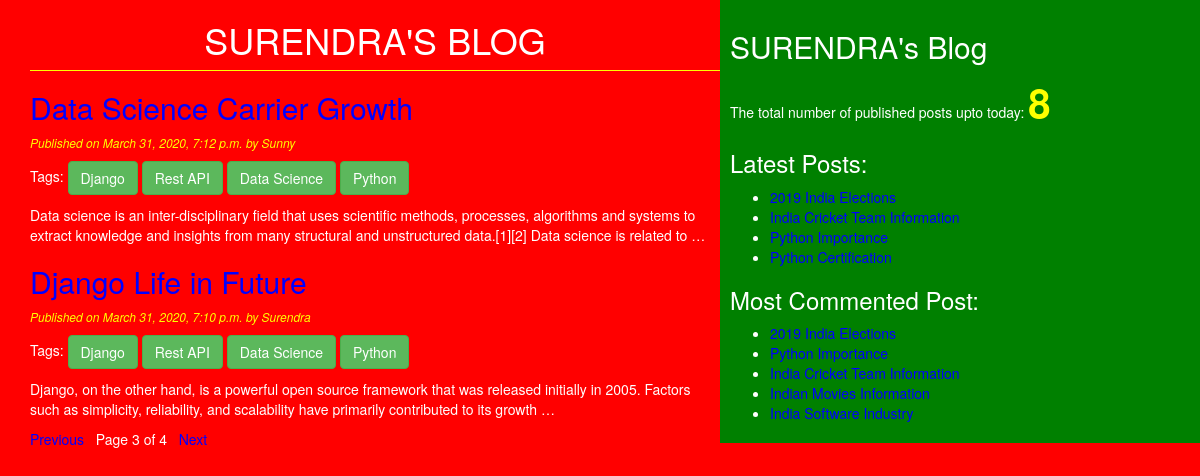
/?page=3, run on the app's committed database.
### blog/models.py (models this page shows, shortened)
class Post(models.Model):
    STATUS_CHOICES=(('draft','Draft'),('published','Published'))
    title=models.CharField(max_length=256)
    slug=models.SlugField(max_length=264,unique_for_date='publish')
    author=models.ForeignKey(User,related_name='blog_posts',on_delete=models.DO_NOTHING)
    body=models.TextField()
    publish=models.DateTimeField(default=timezone.now)
    created=models.DateTimeField(auto_now_add=True)
    updated=models.DateTimeField(auto_now=True)
    status=models.CharField(max_length=10,choices=STATUS_CHOICES,default='draft')
    objects=CustomManager()
    tags=TaggableManager()
    class Meta:
        ordering=('-publish',)
    def get_absolute_url(self):
        return reverse('post_detail',args=[self.publish.year,self.publish.strftime('%m'),self.publish.strftime('%d'),
        self.slug])

### blog/views.py (the view)
# urls.py: path('', views.post_list_view),
def post_list_view(request,tag_slug=None):
    post_list=Post.objects.all()
    tag=None
    if tag_slug:
        tag=get_object_or_404(Tag,slug=tag_slug)
        post_list=post_list.filter(tags__in=[tag])
    paginator=Paginator(post_list,2)
    page_number=request.GET.get('page')
    try:
        post_list=paginator.page(page_number)
    except PageNotAnInteger:
        post_list=paginator.page(1)
    except EmptyPage:
        post_list=paginator.page(paginator.page_number)
    return render(request,'blog/post_list.html',{'post_list':post_list,'tag':tag})

### blog/models.py (called while the page is built)
    def get_queryset(self):
        return super().get_queryset().filter(status="published")

### blog/templatetags/blog_tags.py (called while the page is built)
@register.simple_tag(name='my_tag')
def total_posts():
    return Post.objects.count()

@register.inclusion_tag('blog/latest_posts123.html')
def show_latest_post(count=3):
    latest_posts=Post.objects.order_by('-publish')[:count]
    return {'latest_posts':latest_posts}

@register.simple_tag
def get_most_commented_posts(count=5):
    return Post.objects.annotate(total_comments=Count('comments')).order_by('-total_comments')[:count]

### templates/blog/post_list.html (shortened to what this page needs)
<!DOCTYPE html>
{%extends 'blog/base.html'%}
    {%block content%}
      <h1>SURENDRA'S BLOG</h1>
      {%for post in post_list%}
          <a href="{{post.get_absolute_url}}"><h2>{{post.title}}</h2></a>
          <p id="date">Published on {{post.publish}} by {{post.author|title}}</p>
          <p>Tags:
              {%for tag in post.tags.all%}
                <a href="{% url 'post_list_by_tag_name' tag.slug %}" class="btn btn-success">{{tag.name}}</a>
              {%endfor%}
          </p>
          {{post.body|truncatewords:30|linebreaks}}
      {%endfor%}
      {%include 'blog/pagination.html' with page=post_list%}
    {%endblock%}

### templates/blog/base.html (shortened to what this page needs)
<!DOCTYPE html>
{%load blog_tags%}
{%load static%}
<html lang="en" dir="ltr">
  <head>
    <link rel="stylesheet" href="https://maxcdn.bootstrapcdn.com/bootstrap/3.3.7/css/bootstrap.min.css"
>
    <link rel="stylesheet" href="{% static "css/blog.css" %}">
  </head>
  <body>
    <div class="content">
        {%block content%}{%endblock%}
    </div>
    <div class="sidebar">
        <h2>SURENDRA's Blog</h2>
        <p>The total number of published posts upto  today: <span id="pcount">{%my_tag%}</span> </p>
        <h3>Latest Posts:</h3>{%show_latest_post 4%}
        <h3>Most Commented Post:</h3>
          {%get_most_commented_posts as most_commented_posts%}
          <ul>
            {%for post in most_commented_posts%}
              <li><a href="{{post.get_absolute_url}}">{{post.title}}</a></li>
            {%endfor%}
          </ul>
    </div>
  </body>
</html>

### templates/blog/latest_posts123.html
<ul>
  {%for post in latest_posts%}
    <li><a href="{{post.get_absolute_url}}">{{post.title}}</a></li>
  {%endfor%}
</ul>

### static/css/blog.css (style rules this page uses)
.content { width: 60%; height: 100%; float: left; padding: 0 0 0 30px; background: red; }
.sidebar { width: 40%; height: 100%; float: right; padding: 10px; background: green; }
h1 { text-align: center; border-bottom: 1px solid yellow; padding-bottom: 10px; }
body { color: white; background-color: red; }
#date { color: yellow; font-size: 12px; font-style: italic; }
a { color: blue; }
#pcount { font-size: 40px; color: yellow; font-weight: bold; }

### data on the page
Post: title "Data Science Carrier Growth", publish "March 31, 2020, 7:12 p.m.", author "Sunny", body "Data science is an inter-disciplinary field that uses scientific methods, processes, algorithms and systems to extract knowledge and insights from many structural and unstructured data.[1][2] Data science is related to …"
Tag: name "Django"
Tag: name "Rest API"
Tag: name "Data Science"
Tag: name "Python"
Post: title "Django Life in Future", publish "March 31, 2020, 7:10 p.m.", author "Surendra", body "Django, on the other hand, is a powerful open source framework that was released initially in 2005. Factors such as simplicity, reliability, and scalability have primarily contributed to its growth …"
Post: title "2019 India Elections"
Post: title "India Cricket Team Information"
Post: title "Python Importance"
Post: title "Python Certification"
Post: title "Indian Movies Information"
Post: title "India Software Industry"

### other printed values
{{ page.number }} "3"
{{ page.paginator.num_pages }} "4"
